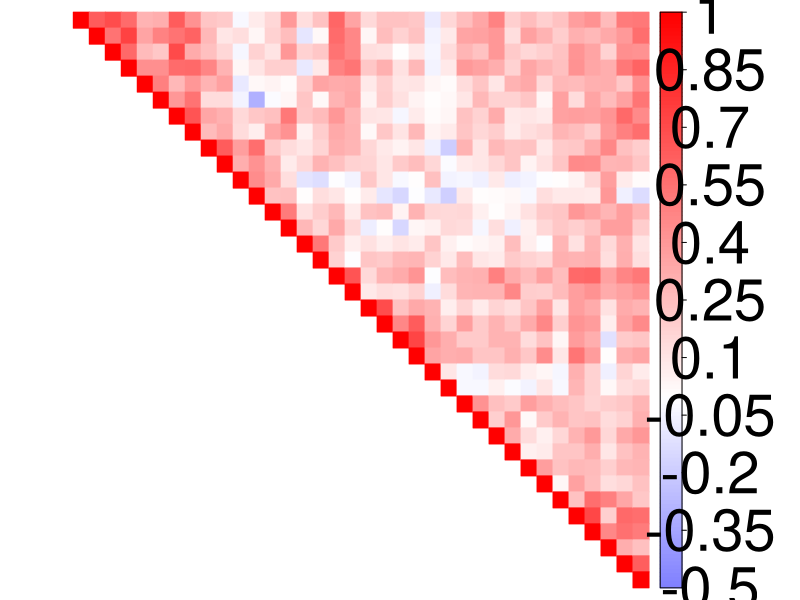

Write R code to recreate this figure. (Note: this script raises an error after producing the figure.)
## ---- chunk 1
library(tidyverse)
library(corrplot)
library(emmeans)
library(ggsignif)
## ---- chunk 2
childhood <- read.csv(file='../results/ROI-ROI correlations/childhood.csv')
adolescence <- read.csv(file='../results/ROI-ROI correlations/adolescence.csv')
youngadulthood <- read.csv(file='../results/ROI-ROI correlations/youngadulthood.csv')
adulthood <- read.csv(file='../results/ROI-ROI correlations/adulthood.csv')
## ---- chunk 3
rownames(childhood) <- childhood$X
childhood$X <- NULL
childhood <- data.matrix(childhood)
childhood[is.na(childhood)] <-1

png(height=1800, width=1800, file="../childhood_correlations.png")
corrplot(childhood, tl.col = "black", col=colorRampPalette(c("blue","white","red"))(200), tl.pos='n', col.lim = c(-0.5,1), type="upper", method="color",  cl.cex = 3.5)
dev.off()

childhood <- as.data.frame(childhood)
childhood[childhood == 1] <- NA
childhood_auditory <- childhood[1:18]
childhood_auditory <-
  childhood_auditory %>% filter(row(childhood_auditory) == 1:18)
childhood_auditory <- data.matrix(childhood_auditory)
mean((childhood_auditory), na.rm=TRUE)
childhood_auditory <- data.frame(childhood_auditory)
childhood_auditory$time <- 'childhood'

childhood_reward <- childhood[19:36]
childhood_reward <-
  childhood_reward %>% filter(row(childhood_reward) == 19:36)
childhood_reward <- data.matrix(childhood_reward)
childhood_reward <- data.frame(childhood_reward)
childhood_reward$time <- 'childhood'

childhood_auditory_reward <- childhood[1:18]
childhood_auditory_reward <-
  childhood_auditory_reward %>% filter(row(childhood_auditory_reward) == 19:36)
childhood_auditory_reward <- data.matrix(childhood_auditory_reward)
mean(childhood_auditory_reward, na.rm=TRUE)
childhood_auditory_reward <- data.frame((childhood_auditory_reward))
childhood_auditory_reward$time <- 'childhood'

childhood_mpfc <- childhood$mPFC

childhood_mpfc_reward <- childhood_mpfc[19:36]

childhood_mpfc_auditory <- childhood_mpfc[1:18]
## ---- chunk 4
rownames(adolescence) <- adolescence$X
adolescence$X <- NULL
adolescence <- data.matrix(adolescence)
adolescence[is.na(adolescence)] <- 1

png(height=1800, width=1800, file="../adolescence_correlations.png")
corrplot(adolescence, tl.col = "black", col=colorRampPalette(c("blue","white","red"))(200), tl.pos='n', col.lim = c(-0.5,1), type="upper", method="color", cl.cex = 3.5)
dev.off()

adolescence <- as.data.frame(adolescence)
adolescence[adolescence == 1] <- NA
adolescence_auditory <- adolescence[1:18]
adolescence_auditory <-
  adolescence_auditory %>% filter(row(adolescence_auditory) == 1:18)
adolescence_auditory <- data.matrix(adolescence_auditory)
mean(adolescence_auditory, na.rm=TRUE)
adolescence_auditory <- as.data.frame(adolescence_auditory)
adolescence_auditory$time <- 'adolescence'

adolescence_reward <- adolescence[19:36]
adolescence_reward <-
  adolescence_reward %>% filter(row(adolescence_reward) == 19:36)
adolescence_reward <- data.matrix(adolescence_reward)
adolescence_reward <- as.data.frame(adolescence_reward)
adolescence_reward$time <- 'adolescence'

adolescence_auditory_reward <- adolescence[1:18]
adolescence_auditory_reward <-
  adolescence_auditory_reward %>% filter(row(adolescence_auditory_reward) == 19:36)
adolescence_auditory_reward <- data.matrix(adolescence_auditory_reward)
mean(adolescence_auditory_reward, na.rm=TRUE)
adolescence_auditory_reward <- data.frame(adolescence_auditory_reward)
adolescence_auditory_reward$time <- 'adolescence'

adolescence_mpfc <- adolescence$mPFC

adolescence_mpfc_reward <- adolescence_mpfc[19:36]

adolescence_mpfc_auditory <- adolescence$mPFC[1:18]
## ---- chunk 5
rownames(youngadulthood) <- youngadulthood$X
youngadulthood$X <- NULL
youngadulthood <- data.matrix(youngadulthood)

youngadulthood[is.na(youngadulthood)] <- 1
png(height=1800, width=1800, file="../ya_correlations.png")
corrplot(youngadulthood, tl.pos='n', col=colorRampPalette(c("blue","white","red"))(200), col.lim = c(-0.5,1), type="upper", cl.cex = 3.5,method="color")
dev.off()

youngadulthood <- as.data.frame(youngadulthood)
youngadulthood[youngadulthood == 1] <- NA
youngadult_auditory <- youngadulthood[1:18]
youngadult_auditory <-
  youngadult_auditory %>% filter(row(youngadult_auditory) == 1:18)
youngadult_auditory <- data.matrix(youngadult_auditory)
youngadult_auditory <- as.data.frame(youngadult_auditory)
youngadult_auditory$time <- 'young_adulthood'

youngadult_reward <- youngadulthood[19:36]
youngadult_reward <-
  youngadult_reward %>% filter(row(youngadult_reward) == 19:36)
youngadult_reward <- data.matrix(youngadult_reward)
youngadult_reward <- as.data.frame(youngadult_reward)
youngadult_reward$time <- 'young_adulthood'

youngadult_auditory_reward <- youngadulthood[1:18]
youngadult_auditory_reward <-
  youngadult_auditory_reward %>% filter(row(youngadult_auditory_reward) == 19:36)
youngadult_auditory_reward <- data.matrix(youngadult_auditory_reward)
mean(youngadult_auditory_reward, na.rm=TRUE)
youngadult_auditory_reward <- data.frame(youngadult_auditory_reward)
youngadult_auditory_reward$time <- 'young_adult'

ya_mpfc <- youngadulthood$mPFC

ya_mpfc_reward <- ya_mpfc[19:36]

ya_mpfc_auditory <- ya_mpfc[1:18]
## ---- chunk 6
rownames(adulthood) <- adulthood$X
adulthood$X <- NULL
adulthood <- data.matrix(adulthood)
adulthood[is.na(adulthood)] <- 1

png(height=1800, width=1800, file="../adulthood_correlations.png")
corrplot(adulthood, type="upper", tl.col = "black", col=colorRampPalette(c("blue","white","red"))(200),tl.pos='n', col.lim = c(-0.5,1), cl.cex = 3.5,method="color")
dev.off()

adulthood <- as.data.frame(adulthood)
adulthood[adulthood == 1] <- NA

adult_auditory <- adulthood[1:18]
adult_auditory <-
  adult_auditory %>% filter(row(adult_auditory) == 1:18)
adult_auditory <- data.matrix(adult_auditory)
adult_auditory <- as.data.frame(adult_auditory)
adult_auditory$time <- 'adulthood'

adult_reward <- adulthood[19:36]
adult_reward <-
  adult_reward %>% filter(row(adult_reward) == 19:36)
adult_reward <- data.matrix(adult_reward)
adult_reward <- as.data.frame(adult_reward)
adult_reward$time <- 'adulthood'

adult_auditory_reward <- adulthood[1:18]
adult_auditory_reward <-
  adult_auditory_reward %>% filter(row(adult_auditory_reward) == 19:36)
adult_auditory_reward <- data.matrix(adult_auditory_reward)
mean(adult_auditory_reward, na.rm=TRUE)
adult_auditory_reward <- data.frame(adult_auditory_reward)
adult_auditory_reward$time <- 'adult'

adulthood_mpfc <- adulthood$mPFC

adulthood_mpfc_reward <- adulthood_mpfc[19:36]

adulthood_mpfc_auditory <- adulthood_mpfc[1:18]
## ---- chunk 7
mpfc <- as.data.frame(cbind(adulthood_mpfc, ya_mpfc, adolescence_mpfc, childhood_mpfc))
mpfc_corr <- pivot_longer(mpfc, adulthood_mpfc:childhood_mpfc, values_to = "correlation", names_to = "Time")


mpfc_corr$Time <- factor(mpfc_corr$Time, levels = c("childhood_mpfc", "adolescence_mpfc", "ya_mpfc", "adulthood_mpfc"))

#mpfc_auditory_mpfc <-
  ggplot(mpfc_corr, aes(x=Time, y=correlation)) +
  stat_summary(fun = 'mean',geom="line", group=1) +
  stat_summary(fun.data = 'mean_se', geom = 'errorbar', width = 0.2) +
  stat_summary(fun.data = 'mean_se', geom = 'pointrange') +
  ylab("Average Correlation Coefficient") +
  xlab("Developmental Timing of Exposure") +
  scale_x_discrete(labels=c("Childhood (0-11)", "Adolescence (12-18)", "Young\nAdulthood (19-25)",
                            "Adulthood (26-45)")) +
     geom_signif(
    comparisons = list(c("childhood_mpfc", "adulthood_mpfc")),
    map_signif_level = TRUE,
    y_position=0.4
  ) +
  geom_signif(
    comparisons = list(c("adolescence_mpfc", "adulthood_mpfc")),
    map_signif_level = TRUE,
    y_position=0.4
  ) +
  ggtitle("Average mPFC Connectivity to Auditory & Reward ROIs") +
  theme(
    axis.title.x = element_text(size=16, family="Arial"),
    axis.title.y = element_text(size=16, family="Arial"),
    axis.text.y = element_text(size=12, family="Arial"), 
    axis.text.x = element_text(size=12, family="Arial"),
    strip.text.x = element_text(size = 12, family="Arial")
  ) +
  coord_cartesian(ylim = c(0,0.6))

ggsave('../results/mpfc_auditory_reward.png', mpfc_auditory_mpfc, width=10)

aov <- aov(data=mpfc_corr, correlation ~ Time)
summary(aov)

emm <- emmeans(aov, ~ Time)
pairs(emm)

mpfc_reward <- as.data.frame(cbind(adulthood_mpfc_reward, ya_mpfc_reward, adolescence_mpfc_reward, childhood_mpfc_reward))

mpfc_corr_reward <- pivot_longer(mpfc_reward, adulthood_mpfc_reward:childhood_mpfc_reward, values_to = "correlation", names_to = "Time")

mpfc_corr_reward$Time <- factor(mpfc_corr_reward$Time, levels = c("childhood_mpfc_reward", "adolescence_mpfc_reward", "ya_mpfc_reward", "adulthood_mpfc_reward"))

mpfc_reward <-
ggplot(mpfc_corr_reward, aes(x=Time, y=correlation)) +
  stat_summary(fun = 'mean',geom="line", group=1) +
  stat_summary(fun.data = 'mean_se', geom = 'errorbar', width = 0.2) +
  stat_summary(fun.data = 'mean_se', geom = 'pointrange') +
  ylab("Average Correlation Coefficient") +
  xlab("Developmental Timing of Exposure") +
  scale_x_discrete(labels=c("Childhood (0-11)", "Adolescence (12-18)", "Young\nAdulthood (19-25)",
                            "Adulthood (26-45)")) +
  ggtitle("Average mPFC Connectivity to Reward ROIs") +
  theme(
    axis.title.x = element_text(size=16, family="Arial"),
    axis.title.y = element_text(size=16, family="Arial"),
    axis.text.y = element_text(size=12, family="Arial"), 
    axis.text.x = element_text(size=12, family="Arial"),
    strip.text.x = element_text(size = 12, family="Arial")
  ) +
  coord_cartesian(ylim = c(0,0.6))
ggsave('../results/mpfc_reward.png', mpfc_reward, width=10)

aov <- aov(data=mpfc_corr_reward, correlation ~ Time)
summary(aov)

mpfc_auditory <- as.data.frame(cbind(adulthood_mpfc_auditory, ya_mpfc_auditory, adolescence_mpfc_auditory, childhood_mpfc_auditory))

mpfc_corr_auditory <- pivot_longer(mpfc_auditory, adulthood_mpfc_auditory:childhood_mpfc_auditory, values_to = "correlation", names_to = "Time")

mpfc_corr_auditory$Time <- factor(mpfc_corr_auditory$Time, levels = c("childhood_mpfc_auditory", "adolescence_mpfc_auditory", "ya_mpfc_auditory", "adulthood_mpfc_auditory"))

aov <- aov(data=mpfc_corr_auditory, correlation ~ Time)
summary(aov)

emm <- emmeans(aov, ~ Time)
pairs(emm)

mpfc_auditory <- 
ggplot(mpfc_corr_auditory, aes(x=Time, y=correlation)) +
  stat_summary(fun = 'mean',geom="line", group=1) +
  stat_summary(fun.data = 'mean_se', geom = 'errorbar', width = 0.2) +
  stat_summary(fun.data = 'mean_se', geom = 'pointrange') +
  ylab("Average Correlation Coefficient") +
  xlab("Developmental Timing of Exposure") +
  scale_x_discrete(labels=c("Childhood (0-11)", "Adolescence (12-18)", "Young\nAdulthood (19-25)",
                            "Adulthood (26-45)")) +
     geom_signif(
    comparisons = list(c("adolescence_mpfc_auditory", "ya_mpfc_auditory")),
    map_signif_level = TRUE,
    y_position=0.45
  ) +
  geom_signif(
    comparisons = list(c("adolescence_mpfc_auditory", "adulthood_mpfc_auditory")),
    map_signif_level = TRUE,
    y_position=0.45
  ) +
  ggtitle("Average mPFC Connectivity to Auditory ROIs") +
  theme(
    axis.title.x = element_text(size=16, family="Arial"),
    axis.title.y = element_text(size=16, family="Arial"),
    axis.text.y = element_text(size=12, family="Arial"), 
    axis.text.x = element_text(size=12, family="Arial"),
    strip.text.x = element_text(size = 12, family="Arial")
  ) +
  coord_cartesian(ylim = c(0,0.6))

ggsave('../results/mpfc_auditory.png', mpfc_auditory, width=10)

auditory <- rbind(adult_auditory, youngadult_auditory, adolescence_auditory, childhood_auditory)
auditory <- pivot_longer(auditory, aSTGr:HGl, values_to = "correlation",names_to = "area")
auditory <- auditory %>% distinct(correlation, time, .keep_all = T)

auditory$time <- factor(auditory$time, levels = c("childhood", "adolescence", "young_adulthood", "adulthood"))

auditory <-
  ggplot(auditory, aes(x=time, y=correlation)) +
  stat_summary(fun = 'mean',geom="line", group=1) +
  stat_summary(fun.data = 'mean_se', geom = 'errorbar', width = 0.2) +
  stat_summary(fun.data = 'mean_se', geom = 'pointrange') +
  ylab("Average Correlation Coefficient") +
  xlab("Developmental Timing of Exposure") +
  scale_x_discrete(labels=c("Childhood (0-11)", "Adolescence (12-18)", "Young\nAdulthood (19-25)",
                            "Adulthood (26-45)")) +
  ggtitle("Average Within-Auditory Network Connectivity")

ggsave('../results/auditory.png', auditory, width=10)

aov <- aov(data=auditory, correlation ~ time)
summary(aov)

emm <- emmeans(aov, ~ time)
pairs(emm)


reward <- rbind(adult_reward, youngadult_reward, adolescence_reward, childhood_reward)
reward <- pivot_longer(reward, Caudater:FOrbl, values_to = "correlation",names_to = "area")
reward <- reward %>% distinct(correlation, time, .keep_all = T)

reward$time <- factor(reward$time, levels = c("childhood", "adolescence", "young_adulthood", "adulthood"))

#reward <-
  ggplot(reward, aes(x=time, y=correlation)) +
  stat_summary(fun = 'mean',geom="line", group=1) +
  stat_summary(fun.data = 'mean_se', geom = 'errorbar', width = 0.2) +
  stat_summary(fun.data = 'mean_se', geom = 'pointrange') +
  ylab("Average Correlation Coefficient") +
  xlab("Developmental Timing of Exposure") +
  scale_x_discrete(labels=c("Childhood (0-11)", "Adolescence (12-18)", "Young\nAdulthood (19-25)",
                            "Adulthood (26-45)")) +
  ggtitle("Average Within-Reward Region Connectivity") +
  geom_signif(
    comparisons = list(c("childhood", "adulthood")),
    map_signif_level = TRUE,
    y_position=0.325
  ) 
  
ggsave('../results/reward.png', reward, width=10)

aov <- aov(data=reward, correlation ~ time)
summary(aov)

emm <- emmeans(aov, ~ time)
pairs(emm)

reward_auditory <- rbind(adult_auditory_reward, youngadult_auditory_reward, adolescence_auditory_reward, childhood_auditory_reward)
reward_auditory <- pivot_longer(reward_auditory, aSTGr:HGl, values_to = "correlation",names_to = "area")
reward_auditory <- reward_auditory %>% distinct(correlation, time, .keep_all = T)

reward_auditory$time <- factor(reward_auditory$time, levels = c("childhood", "adolescence", "young_adult", "adult"))

reward_auditory <-
  ggplot(reward_auditory, aes(x=time, y=correlation)) +
  stat_summary(fun = 'mean',geom="line", group=1) +
  stat_summary(fun.data = 'mean_se', geom = 'errorbar', width = 0.2) +
  stat_summary(fun.data = 'mean_se', geom = 'pointrange') +
  ylab("Average Correlation Coefficient") +
  xlab("Developmental Timing of Exposure") +
  scale_x_discrete(labels=c("Childhood (0-11)", "Adolescence (12-18)", "Young\nAdulthood (19-25)",
                            "Adulthood (26-45)")) +
  ggtitle("Average Connectivity Between Auditory & Reward Regions") +
  geom_signif(
    comparisons = list(c("childhood", "adolescence")),
    map_signif_level = TRUE,
    y_position=0.25
  )  +
  geom_signif(
    comparisons = list(c("childhood", "young_adult")),
    map_signif_level = TRUE,
    y_position=0.25
  ) +
  geom_signif(
    comparisons = list(c("childhood", "adult")),
    map_signif_level = TRUE,
    y_position=0.25
  ) 
  
ggsave('../results/reward_auditory.png', reward_auditory, width=10)

aov <- aov(data=reward_auditory, correlation ~ time)
summary(aov)

emm <- emmeans(aov, ~ time)
pairs(emm)
